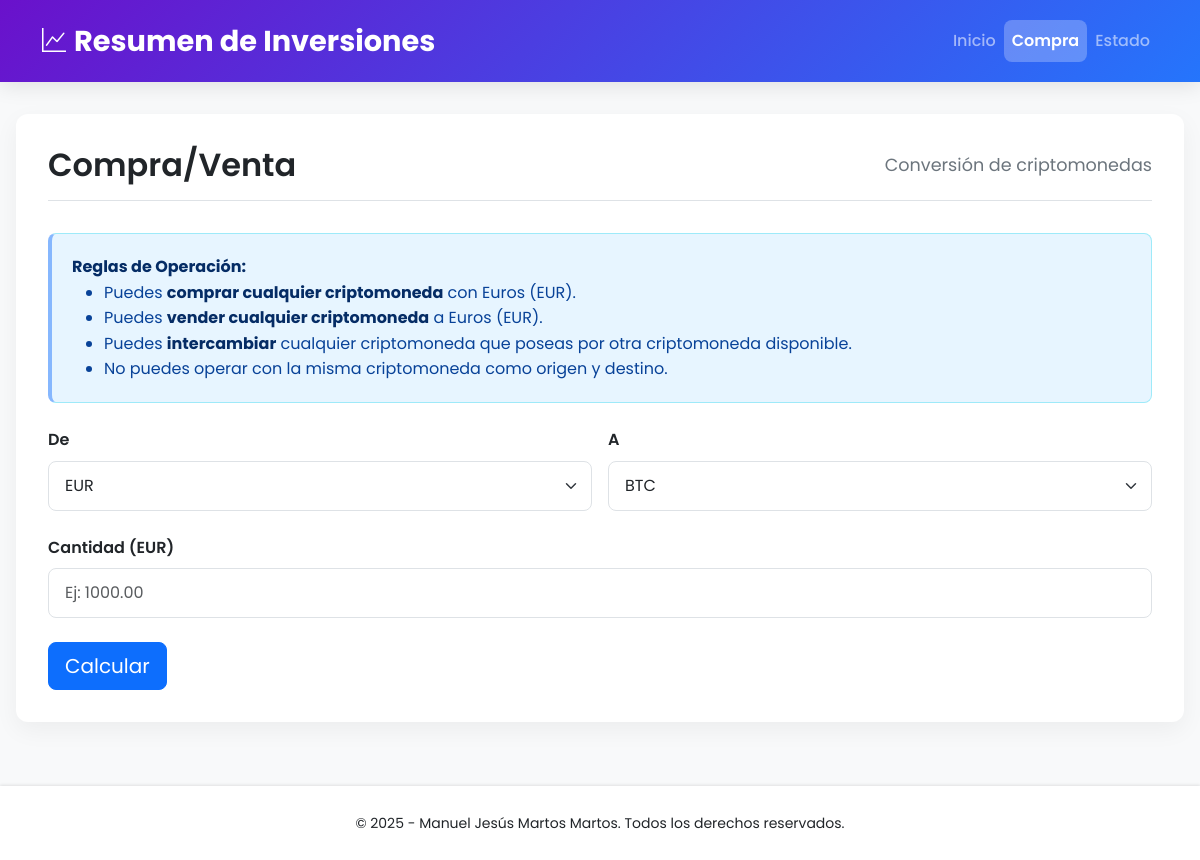
Before: /purchase with the older database file.
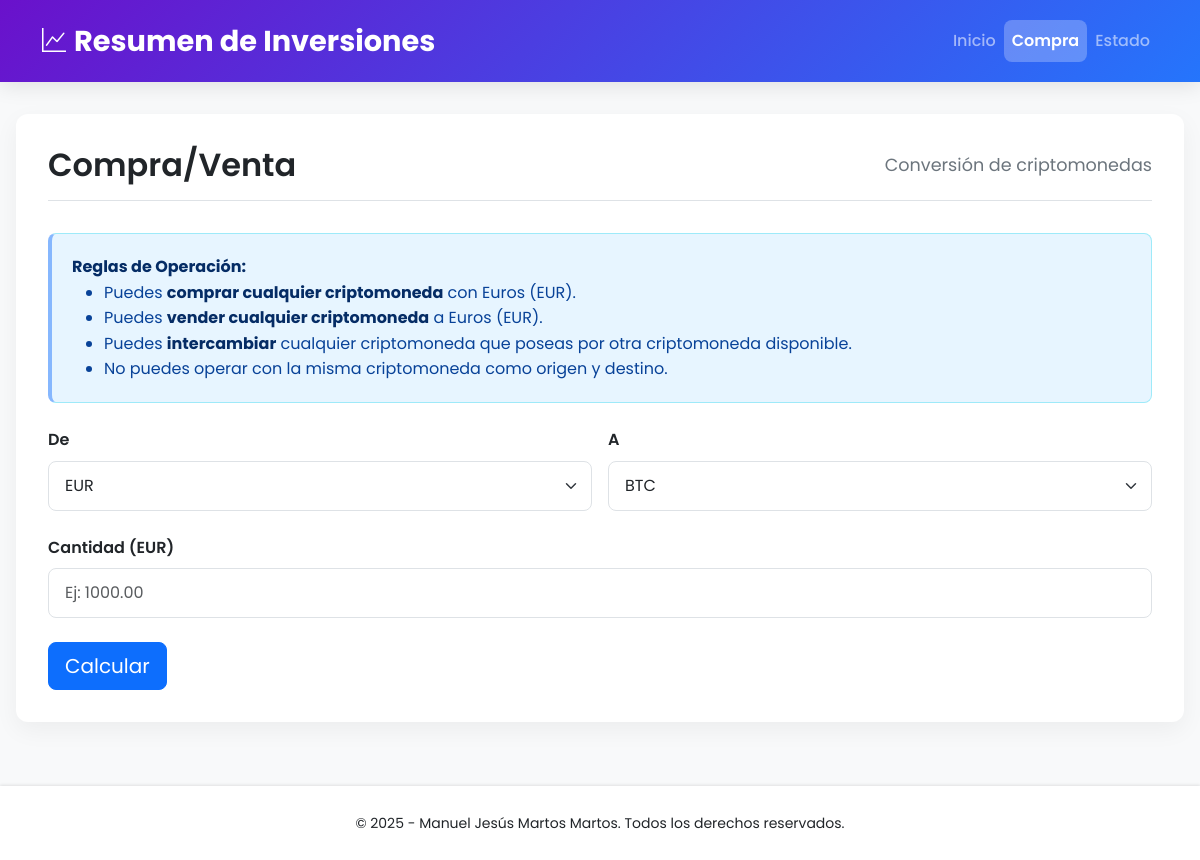
After: the same page with the newer database file.
### tables this page shows
CREATE TABLE "criptomonedas" (
	"Fecha"	TEXT NOT NULL,
	"Hora"	TEXT NOT NULL,
	"Moneda_From"	TEXT NOT NULL,
	"Cantidad_From"	REAL NOT NULL,
	"Moneda_To"	TEXT NOT NULL,
	"Cantidad_To"	REAL NOT NULL,
	"Precio_unitario"	REAL
);

### app/routes.py (the view, shortened to what this page needs)
@app.route("/purchase", methods=["GET", "POST"])
def purchase():
    monedas_con_saldo = obtener_monedas_con_saldo()
    monedas_from_display = ['EUR'] + [m for m in monedas_con_saldo if m != 'EUR']
    todas_las_criptos_disponibles = CRYPTO_LIST
    cantidad_to = None
    tasa_cambio = None
    moneda_from = request.form.get("from_currency") if request.method == "POST" else None
    moneda_to = request.form.get("to_currency") if request.method == "POST" else None
    cantidad_from = float(request.form.get("amount", 0)) if request.method == "POST" else None
    return render_template("purchase.html",
        monedas_from=monedas_from_display,
        todas_criptos=todas_las_criptos_disponibles,
        moneda_from=moneda_from if moneda_from else 'EUR',
        moneda_to=moneda_to if moneda_to else 'BTC',
        cantidad_from=cantidad_from,
        cantidad_to=cantidad_to,
        tasa_cambio=tasa_cambio,
        accion='inicio'
    )

### app/conexion.py (called while the page is built)
    def fetch_all(self):
        columns = [desc[0] for desc in self.res.description]
        return [dict(zip(columns, row)) for row in self.res.fetchall()]

    def close(self):
        self.con.close()

### app/models.py (called while the page is built)
def obtener_monedas_con_saldo():
    con = Conexion("""
        SELECT moneda FROM (
            SELECT Moneda_To as moneda,
                   SUM(Cantidad_To) -
                   COALESCE((SELECT SUM(Cantidad_From) FROM criptomonedas WHERE Moneda_From = Moneda_To), 0) AS saldo
            FROM criptomonedas
            GROUP BY Moneda_To
        )
        WHERE saldo > 0
    """)
    resultados = con.fetch_all()
    con.close()
    monedas = [row['moneda'] if isinstance(row, dict) else row[0] for row in resultados]
    if "EUR" not in monedas:
        monedas.insert(0, "EUR")
    else:
        monedas = ["EUR"] + [m for m in monedas if m != "EUR"]
    return monedas

### app/templates/purchase.html (shortened to what this page needs)
{% extends "base.html" %}
{% block section %}
<section class="main-content-wrapper">
    <div class="card-header-section">
        <h2>Compra/Venta</h2>
        <p class="subtitle">Conversión de criptomonedas</p>
    </div>
    <div class="alert alert-info help-info">
        <strong>Reglas de Operación:</strong>
        <ul class="mb-0">
            <li>Puedes <strong>comprar cualquier criptomoneda</strong> con Euros (EUR).</li>
            <li>Puedes <strong>vender cualquier criptomoneda</strong> a Euros (EUR).</li>
            <li>Puedes <strong>intercambiar</strong> cualquier criptomoneda que poseas por otra criptomoneda disponible.</li>
            <li>No puedes operar con la misma criptomoneda como origen y destino.</li>
        </ul>
    </div>
    <form method="POST" action="/purchase" class="needs-validation" novalidate>
        <div class="row g-3 mb-4">
            <div class="col-md-6">
                <label for="fromCurrencySelect" class="form-label">De</label>
                <select name="from_currency" id="fromCurrencySelect" class="form-select" required>
                    {% for moneda in monedas_from %}
                    <option value="{{ moneda }}"
                        {% if moneda == moneda_from %}selected
                        {% elif accion == 'inicio' and moneda == 'EUR' %}selected
                        {% endif %}>
                        {{ moneda }}
                    </option>
                    {% endfor %}
                </select>
            </div>
            <div class="col-md-6">
                <label for="toCurrencySelect" class="form-label">A</label>
                <select name="to_currency" id="toCurrencySelect" class="form-select" required>
                    {% for moneda in todas_criptos %}
                    <option value="{{ moneda }}"
                        {% if moneda == moneda_to %}selected{% endif %}>
                        {{ moneda }}
                    </option>
                    {% endfor %}
                </select>
            </div>
        </div>
        <div class="mb-4">
            <label for="amountInput" class="form-label">Cantidad ({{ moneda_from if moneda_from else 'EUR' }})</label>
            <input type="number" name="amount" id="amountInput" class="form-control"
                   min="0.000001" step="any" required
                   value="{{ cantidad_from if cantidad_from else '' }}"
                   placeholder="Ej: 1000.00">
        </div>
        {% if accion == 'calcular' %}
        <div class="results">
            <div class="result-line">
                <span>Tasa:</span>
                <span>1 {{ moneda_from }} = {{ '{:,.6f}'.format(tasa_cambio | float).replace(',', 'TEMP').replace('.', ',').replace('TEMP', '.') }} {{ moneda_to }}</span>
            </div>
            <div class="result-line highlight">
                <span>Recibirás:</span>
                <span>{{ '{:,.4f}'.format(cantidad_to | float).replace(',', 'TEMP').replace('.', ',').replace('TEMP', '.') }} {{ moneda_to }}</span>
            </div>
            <input type="hidden" name="cantidad_to" value="{{ cantidad_to }}">
            <input type="hidden" name="tasa_cambio_oculto" value="{{ tasa_cambio }}">
            <div class="d-flex justify-content-end gap-3 mt-4">
                <button type="submit" name="accion" value="validar" class="btn btn-primary">Validar</button>
                <button type="submit" name="accion" value="calcular" class="btn btn-secondary">Recalcular</button>
            </div>
        </div>
        {% else %}
        <button type="submit" name="accion" value="calcular" class="btn btn-primary btn-lg">Calcular</button>
        {% endif %}
    </form>
</section>
{% endblock %}

### app/templates/base.html (shortened to what this page needs)
<!DOCTYPE html>
<html lang="es">
<head>
    <link href="https://cdn.jsdelivr.net/npm/bootstrap@5.3.2/dist/css/bootstrap.min.css" rel="stylesheet">
    <link rel="stylesheet" href="https://cdn.jsdelivr.net/npm/bootstrap-icons@1.11.1/font/bootstrap-icons.css">
</head>
<body>
    <nav class="navbar navbar-expand-lg navbar-dark">
        <div class="container">
            <a class="navbar-brand" href="/">
                <i class="bi bi-graph-up"></i> Resumen de Inversiones
            </a>
            <div class="collapse navbar-collapse" id="navbarContent">
                <ul class="navbar-nav ms-auto mb-2 mb-lg-0">
                    <li class="nav-item">
                        <a class="nav-link {% if request.path == '/' %}active{% endif %}" href="/">Inicio</a>
                    </li>
                    <li class="nav-item">
                        <a class="nav-link {% if request.path == '/purchase' %}active{% endif %}" href="/purchase">Compra</a>
                    </li>
                    <li class="nav-item">
                        <a class="nav-link {% if request.path == '/status' %}active{% endif %}" href="/status">Estado</a>
                    </li>
                </ul>
            </div>
        </div>
    </nav>
    <main class="container">
        {% block section %}
        {% endblock %}
    </main>
    <footer class="mt-auto">
        <div class="container">
            <small>&copy; 2025 - Manuel Jesús Martos Martos. Todos los derechos reservados.</small>
        </div>
    </footer>
</body>
</html>

### app/templates/base.html (style rules this page uses)
:root { --primary-blue: #0d6efd; --dark-blue: #0b5ed7; --secondary-green: #198754; --dark-green: #157347; --light-bg: #f8f9fa; --card-bg: #ffffff; --text-dark: #212529; --text-medium: #6c757d; --border-light: #dee2e6; --header-bg: #e9ecef; --accent-purple: #6f42c1; --accent-purple-dark: #5a36a0; --hover-row: #f8f9fa; --table-header-font: #495057; --flash-error-bg: #f8d7da; --flash-error-text: #842029; --flash-error-border: #f5c2c7; --flash-success-bg: #d1e7dd; --flash-success-text: #0f5132; --flash-success-border: #badbcc; --help-info-bg: #e7f5ff; --help-info-border: #86b7fe; --help-info-text: #084298; --help-info-strong: #052c65; }
body { font-family: 'Poppins', 'Segoe UI', Roboto, Helvetica, Arial, sans-serif; color: var(--text-dark); line-height: 1.6; background-color: var(--light-bg); display: flex; flex-direction: column; min-height: 100vh; }
.navbar { background: linear-gradient(135deg, #6a11cb 0%, #2575fc 100%); box-shadow: 0 4px 20px rgba(0, 0, 0, 0.1); padding: 0.8rem 0; }
.navbar-brand { font-weight: 700; font-size: 1.8rem; display: flex; align-items: center; gap: 0.5rem; }
.navbar-brand i { font-size: 1.5rem; }
.nav-link { font-weight: 500; padding: 0.5rem 1rem; border-radius: 0.5rem; transition: all 0.3s ease; }
.nav-link.active { background-color: rgba(255, 255, 255, 0.25); font-weight: 600; }
main.container { flex: 1; padding: 2rem 1rem; max-width: 1400px; }
.main-content-wrapper { background-color: var(--card-bg); border-radius: 0.75rem; box-shadow: 0 0.5rem 1.5rem rgba(0, 0, 0, 0.05); padding: 2rem; margin-bottom: 2rem; }
.card-header-section { display: flex; justify-content: space-between; align-items: center; margin-bottom: 2rem; padding-bottom: 1rem; border-bottom: 1px solid var(--border-light); }
.card-header-section h2 { font-size: 2rem; font-weight: 600; margin: 0; color: var(--text-dark); }
.subtitle { color: var(--text-medium); font-size: 1.1rem; margin: 0; }
.help-info { background-color: var(--help-info-bg); border-left: 4px solid var(--help-info-border); padding: 1.25rem; margin-bottom: 1.5rem; border-radius: 0.5rem; color: var(--help-info-text); }
.help-info strong { color: var(--help-info-strong); }
.form-control, .form-select { padding: 0.75rem 1rem; border-radius: 0.5rem; border: 1px solid var(--border-light); transition: all 0.2s ease; }
.form-label { font-weight: 600; color: var(--text-dark); margin-bottom: 0.5rem; }
footer { background-color: var(--card-bg); padding: 1.5rem; text-align: center; box-shadow: 0 -1px 3px rgba(0, 0, 0, 0.1); margin-top: auto; }

Changed rows visible on the page:
removed criptomonedas: Moneda_from "EUR"
Other visible differences:
{{ moneda_from if moneda_from else 'EUR' }}: (not shown) → "EUR"
